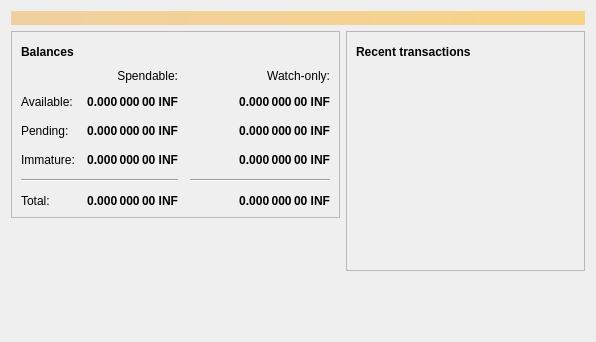
<?xml version="1.0" encoding="UTF-8"?>
<ui version="4.0">
 <class>OverviewPage</class>
 <widget class="QWidget" name="OverviewPage">
  <property name="geometry">
   <rect>
    <x>0</x>
    <y>0</y>
    <width>596</width>
    <height>342</height>
   </rect>
  </property>
  <property name="windowTitle">
   <string>Form</string>
  </property>
  <layout class="QVBoxLayout" name="topLayout">
   <item>
    <widget class="QLabel" name="labelAlerts">
     <property name="visible">
      <bool>false</bool>
     </property>
     <property name="styleSheet">
      <string notr="true">background-color: qlineargradient(x1: 0, y1: 0, x2: 1, y2: 0, stop:0 #F0D0A0, stop:1 #F8D488); color:#000000;</string>
     </property>
     <property name="wordWrap">
      <bool>true</bool>
     </property>
     <property name="margin">
      <number>3</number>
     </property>
    </widget>
   </item>
   <item>
    <layout class="QHBoxLayout" name="horizontalLayout" stretch="1,1">
     <item>
      <layout class="QVBoxLayout" name="verticalLayout_2">
       <item>
        <widget class="QFrame" name="frame">
         <property name="frameShape">
          <enum>QFrame::StyledPanel</enum>
         </property>
         <property name="frameShadow">
          <enum>QFrame::Raised</enum>
         </property>
         <layout class="QVBoxLayout" name="verticalLayout_4">
          <item>
           <layout class="QHBoxLayout" name="horizontalLayout_4">
            <item>
             <widget class="QLabel" name="label_5">
              <property name="font">
               <font>
                <weight>75</weight>
                <bold>true</bold>
               </font>
              </property>
              <property name="text">
               <string>Balances</string>
              </property>
             </widget>
            </item>
            <item>
             <widget class="QPushButton" name="labelWalletStatus">
              <property name="enabled">
               <bool>false</bool>
              </property>
              <property name="maximumSize">
               <size>
                <width>30</width>
                <height>16777215</height>
               </size>
              </property>
              <property name="toolTip">
               <string>The displayed information may be out of date. Your wallet automatically synchronizes with the Infinitum network after a connection is established, but this process has not completed yet.</string>
              </property>
              <property name="text">
               <string/>
              </property>
              <property name="icon">
               <iconset resource="../infinitum.qrc">
                <normaloff>:/icons/warning</normaloff>
                <disabledoff>:/icons/warning</disabledoff>:/icons/warning</iconset>
              </property>
              <property name="iconSize">
               <size>
                <width>24</width>
                <height>24</height>
               </size>
              </property>
              <property name="flat">
               <bool>true</bool>
              </property>
             </widget>
            </item>
            <item>
             <spacer name="horizontalSpacer_3">
              <property name="orientation">
               <enum>Qt::Horizontal</enum>
              </property>
              <property name="sizeHint" stdset="0">
               <size>
                <width>40</width>
                <height>20</height>
               </size>
              </property>
             </spacer>
            </item>
           </layout>
          </item>
          <item>
           <layout class="QGridLayout" name="gridLayout">
            <property name="spacing">
             <number>12</number>
            </property>
            <item row="2" column="2">
             <widget class="QLabel" name="labelWatchPending">
              <property name="font">
               <font>
                <weight>75</weight>
                <bold>true</bold>
               </font>
              </property>
              <property name="cursor">
               <cursorShape>IBeamCursor</cursorShape>
              </property>
              <property name="toolTip">
               <string>Unconfirmed transactions to watch-only addresses</string>
              </property>
              <property name="text">
               <string notr="true">0.000 000 00 INF</string>
              </property>
              <property name="alignment">
               <set>Qt::AlignRight|Qt::AlignTrailing|Qt::AlignVCenter</set>
              </property>
              <property name="textInteractionFlags">
               <set>Qt::LinksAccessibleByMouse|Qt::TextSelectableByKeyboard|Qt::TextSelectableByMouse</set>
              </property>
             </widget>
            </item>
            <item row="2" column="1">
             <widget class="QLabel" name="labelUnconfirmed">
              <property name="font">
               <font>
                <weight>75</weight>
                <bold>true</bold>
               </font>
              </property>
              <property name="cursor">
               <cursorShape>IBeamCursor</cursorShape>
              </property>
              <property name="toolTip">
               <string>Total of transactions that have yet to be confirmed, and do not yet count toward the spendable balance</string>
              </property>
              <property name="text">
               <string notr="true">0.000 000 00 INF</string>
              </property>
              <property name="alignment">
               <set>Qt::AlignRight|Qt::AlignTrailing|Qt::AlignVCenter</set>
              </property>
              <property name="textInteractionFlags">
               <set>Qt::LinksAccessibleByMouse|Qt::TextSelectableByKeyboard|Qt::TextSelectableByMouse</set>
              </property>
             </widget>
            </item>
            <item row="3" column="2">
             <widget class="QLabel" name="labelWatchImmature">
              <property name="font">
               <font>
                <weight>75</weight>
                <bold>true</bold>
               </font>
              </property>
              <property name="cursor">
               <cursorShape>IBeamCursor</cursorShape>
              </property>
              <property name="toolTip">
               <string>Mined balance in watch-only addresses that has not yet matured</string>
              </property>
              <property name="text">
               <string notr="true">0.000 000 00 INF</string>
              </property>
              <property name="alignment">
               <set>Qt::AlignRight|Qt::AlignTrailing|Qt::AlignVCenter</set>
              </property>
              <property name="textInteractionFlags">
               <set>Qt::LinksAccessibleByMouse|Qt::TextSelectableByKeyboard|Qt::TextSelectableByMouse</set>
              </property>
             </widget>
            </item>
            <item row="4" column="0" colspan="2">
             <widget class="Line" name="line">
              <property name="orientation">
               <enum>Qt::Horizontal</enum>
              </property>
             </widget>
            </item>
            <item row="4" column="2">
             <widget class="Line" name="lineWatchBalance">
              <property name="sizePolicy">
               <sizepolicy hsizetype="Preferred" vsizetype="Fixed">
                <horstretch>0</horstretch>
                <verstretch>0</verstretch>
               </sizepolicy>
              </property>
              <property name="minimumSize">
               <size>
                <width>140</width>
                <height>0</height>
               </size>
              </property>
              <property name="orientation">
               <enum>Qt::Horizontal</enum>
              </property>
             </widget>
            </item>
            <item row="5" column="0">
             <widget class="QLabel" name="labelTotalText">
              <property name="text">
               <string>Total:</string>
              </property>
             </widget>
            </item>
            <item row="3" column="1">
             <widget class="QLabel" name="labelImmature">
              <property name="font">
               <font>
                <weight>75</weight>
                <bold>true</bold>
               </font>
              </property>
              <property name="cursor">
               <cursorShape>IBeamCursor</cursorShape>
              </property>
              <property name="toolTip">
               <string>Mined balance that has not yet matured</string>
              </property>
              <property name="text">
               <string notr="true">0.000 000 00 INF</string>
              </property>
              <property name="alignment">
               <set>Qt::AlignRight|Qt::AlignTrailing|Qt::AlignVCenter</set>
              </property>
              <property name="textInteractionFlags">
               <set>Qt::LinksAccessibleByMouse|Qt::TextSelectableByKeyboard|Qt::TextSelectableByMouse</set>
              </property>
             </widget>
            </item>
            <item row="2" column="3">
             <spacer name="horizontalSpacer_2">
              <property name="orientation">
               <enum>Qt::Horizontal</enum>
              </property>
              <property name="sizeHint" stdset="0">
               <size>
                <width>40</width>
                <height>20</height>
               </size>
              </property>
             </spacer>
            </item>
            <item row="3" column="0">
             <widget class="QLabel" name="labelImmatureText">
              <property name="text">
               <string>Immature:</string>
              </property>
             </widget>
            </item>
            <item row="5" column="1">
             <widget class="QLabel" name="labelTotal">
              <property name="font">
               <font>
                <weight>75</weight>
                <bold>true</bold>
               </font>
              </property>
              <property name="cursor">
               <cursorShape>IBeamCursor</cursorShape>
              </property>
              <property name="toolTip">
               <string>Your current total balance</string>
              </property>
              <property name="text">
               <string notr="true">0.000 000 00 INF</string>
              </property>
              <property name="alignment">
               <set>Qt::AlignRight|Qt::AlignTrailing|Qt::AlignVCenter</set>
              </property>
              <property name="textInteractionFlags">
               <set>Qt::LinksAccessibleByMouse|Qt::TextSelectableByKeyboard|Qt::TextSelectableByMouse</set>
              </property>
             </widget>
            </item>
            <item row="5" column="2">
             <widget class="QLabel" name="labelWatchTotal">
              <property name="font">
               <font>
                <weight>75</weight>
                <bold>true</bold>
               </font>
              </property>
              <property name="cursor">
               <cursorShape>IBeamCursor</cursorShape>
              </property>
              <property name="toolTip">
               <string>Current total balance in watch-only addresses</string>
              </property>
              <property name="text">
               <string notr="true">0.000 000 00 INF</string>
              </property>
              <property name="alignment">
               <set>Qt::AlignRight|Qt::AlignTrailing|Qt::AlignVCenter</set>
              </property>
              <property name="textInteractionFlags">
               <set>Qt::LinksAccessibleByMouse|Qt::TextSelectableByKeyboard|Qt::TextSelectableByMouse</set>
              </property>
             </widget>
            </item>
            <item row="0" column="2">
             <widget class="QLabel" name="labelWatchonly">
              <property name="text">
               <string>Watch-only:</string>
              </property>
              <property name="alignment">
               <set>Qt::AlignRight|Qt::AlignTrailing|Qt::AlignVCenter</set>
              </property>
             </widget>
            </item>
            <item row="1" column="0">
             <widget class="QLabel" name="labelBalanceText">
              <property name="text">
               <string>Available:</string>
              </property>
             </widget>
            </item>
            <item row="1" column="1">
             <widget class="QLabel" name="labelBalance">
              <property name="font">
               <font>
                <weight>75</weight>
                <bold>true</bold>
               </font>
              </property>
              <property name="cursor">
               <cursorShape>IBeamCursor</cursorShape>
              </property>
              <property name="toolTip">
               <string>Your current spendable balance</string>
              </property>
              <property name="text">
               <string notr="true">0.000 000 00 INF</string>
              </property>
              <property name="alignment">
               <set>Qt::AlignRight|Qt::AlignTrailing|Qt::AlignVCenter</set>
              </property>
              <property name="textInteractionFlags">
               <set>Qt::LinksAccessibleByMouse|Qt::TextSelectableByKeyboard|Qt::TextSelectableByMouse</set>
              </property>
             </widget>
            </item>
            <item row="1" column="2">
             <widget class="QLabel" name="labelWatchAvailable">
              <property name="font">
               <font>
                <weight>75</weight>
                <bold>true</bold>
               </font>
              </property>
              <property name="cursor">
               <cursorShape>IBeamCursor</cursorShape>
              </property>
              <property name="toolTip">
               <string>Your current balance in watch-only addresses</string>
              </property>
              <property name="text">
               <string notr="true">0.000 000 00 INF</string>
              </property>
              <property name="alignment">
               <set>Qt::AlignRight|Qt::AlignTrailing|Qt::AlignVCenter</set>
              </property>
              <property name="textInteractionFlags">
               <set>Qt::LinksAccessibleByMouse|Qt::TextSelectableByKeyboard|Qt::TextSelectableByMouse</set>
              </property>
             </widget>
            </item>
            <item row="2" column="0">
             <widget class="QLabel" name="labelPendingText">
              <property name="text">
               <string>Pending:</string>
              </property>
             </widget>
            </item>
            <item row="0" column="1">
             <widget class="QLabel" name="labelSpendable">
              <property name="text">
               <string>Spendable:</string>
              </property>
              <property name="alignment">
               <set>Qt::AlignRight|Qt::AlignTrailing|Qt::AlignVCenter</set>
              </property>
             </widget>
            </item>
           </layout>
          </item>
         </layout>
        </widget>
       </item>
       <item>
        <spacer name="verticalSpacer">
         <property name="orientation">
          <enum>Qt::Vertical</enum>
         </property>
         <property name="sizeHint" stdset="0">
          <size>
           <width>20</width>
           <height>40</height>
          </size>
         </property>
        </spacer>
       </item>
      </layout>
     </item>
     <item>
      <layout class="QVBoxLayout" name="verticalLayout_3">
       <item>
        <widget class="QFrame" name="frame_2">
         <property name="frameShape">
          <enum>QFrame::StyledPanel</enum>
         </property>
         <property name="frameShadow">
          <enum>QFrame::Raised</enum>
         </property>
         <layout class="QVBoxLayout" name="verticalLayout">
          <item>
           <layout class="QHBoxLayout" name="horizontalLayout_2">
            <item>
             <widget class="QLabel" name="label_4">
              <property name="font">
               <font>
                <weight>75</weight>
                <bold>true</bold>
               </font>
              </property>
              <property name="text">
               <string>Recent transactions</string>
              </property>
             </widget>
            </item>
            <item>
             <widget class="QPushButton" name="labelTransactionsStatus">
              <property name="enabled">
               <bool>false</bool>
              </property>
              <property name="maximumSize">
               <size>
                <width>30</width>
                <height>16777215</height>
               </size>
              </property>
              <property name="toolTip">
               <string>The displayed information may be out of date. Your wallet automatically synchronizes with the Infinitum network after a connection is established, but this process has not completed yet.</string>
              </property>
              <property name="text">
               <string/>
              </property>
              <property name="icon">
               <iconset resource="../infinitum.qrc">
                <normaloff>:/icons/warning</normaloff>
                <disabledoff>:/icons/warning</disabledoff>:/icons/warning</iconset>
              </property>
              <property name="iconSize">
               <size>
                <width>24</width>
                <height>24</height>
               </size>
              </property>
              <property name="flat">
               <bool>true</bool>
              </property>
             </widget>
            </item>
            <item>
             <spacer name="horizontalSpacer">
              <property name="orientation">
               <enum>Qt::Horizontal</enum>
              </property>
              <property name="sizeHint" stdset="0">
               <size>
                <width>40</width>
                <height>20</height>
               </size>
              </property>
             </spacer>
            </item>
           </layout>
          </item>
          <item>
           <widget class="QListView" name="listTransactions">
            <property name="styleSheet">
             <string notr="true">QListView { background: transparent; }</string>
            </property>
            <property name="frameShape">
             <enum>QFrame::NoFrame</enum>
            </property>
            <property name="verticalScrollBarPolicy">
             <enum>Qt::ScrollBarAlwaysOff</enum>
            </property>
            <property name="horizontalScrollBarPolicy">
             <enum>Qt::ScrollBarAlwaysOff</enum>
            </property>
            <property name="selectionMode">
             <enum>QAbstractItemView::NoSelection</enum>
            </property>
           </widget>
          </item>
         </layout>
        </widget>
       </item>
       <item>
        <spacer name="verticalSpacer_2">
         <property name="orientation">
          <enum>Qt::Vertical</enum>
         </property>
         <property name="sizeHint" stdset="0">
          <size>
           <width>20</width>
           <height>40</height>
          </size>
         </property>
        </spacer>
       </item>
      </layout>
     </item>
    </layout>
   </item>
  </layout>
 </widget>
 <resources/>
 <connections/>
</ui>
